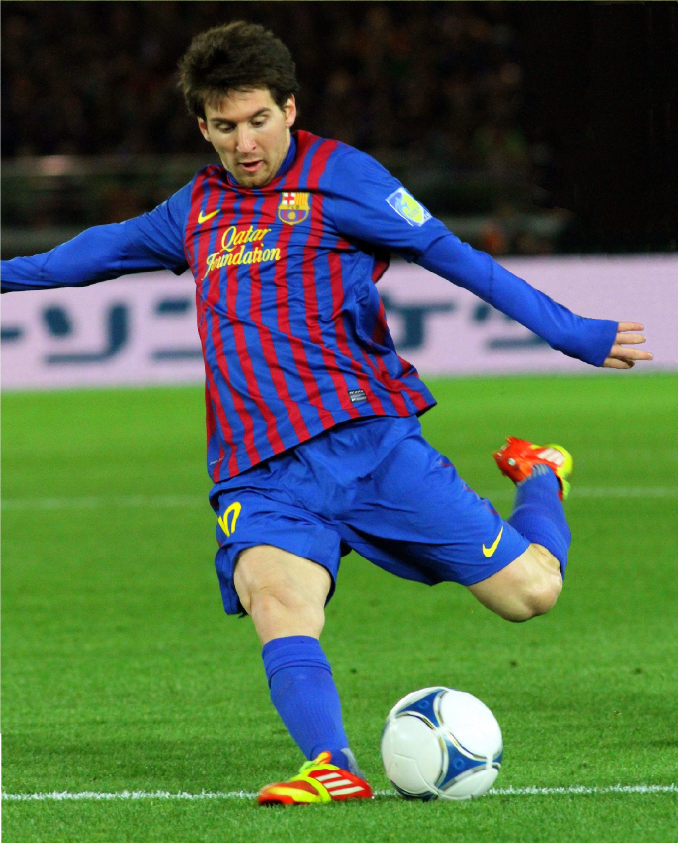
#> input picture opencv/images/messi1.jpg, 2032 x 2528 px (shown at 1/3 size); its folder holds only this picture in this run
$ python smooth_transition.py
#> lines starting #> are read from the running program, lines starting #| are printed output that depends on the picture
import cv2
import time
import numpy as np

default_shape = (600, 400)

img0 = np.zeros((400, 600, 3), np.uint8)

for x in range(1, 11):
    filename = "images/messi{}.jpg".format(x)
    img = cv2.imread(filename)
#> img is the input picture: shape (2528, 2032, 3); mean B, G, R 76.2, 101.8, 78.1
    img = cv2.resize(img, default_shape)
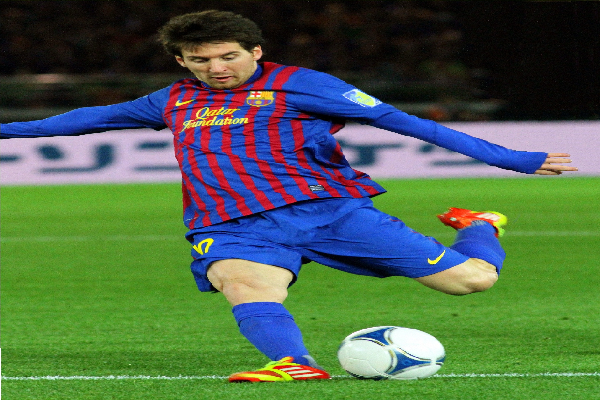
#> img: shape (400, 600, 3); mean B, G, R 75.9, 101.5, 77.8

    for a in range(1, 11):
        cv2.imshow('smooth', cv2.addWeighted(img, a/10, img0, 1-a/10, 0))
        time.sleep(0.01)
        cv2.waitKey(1)
#> this loop made 10 passes
#> pass 1, `cv2.imshow('smooth', cv2.addWeighted(img, a/10, img0, 1-a/10, 0))`:
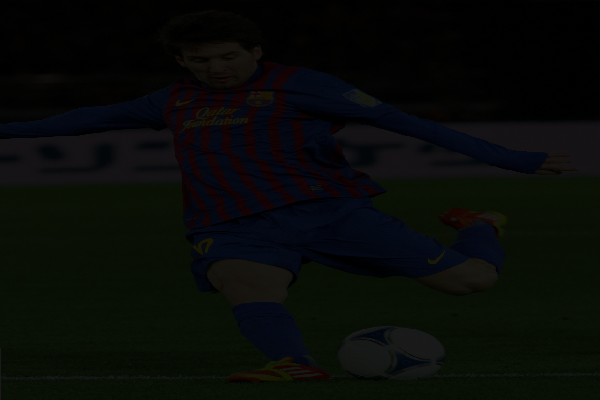
#> window 'smooth': shape (400, 600, 3); mean B, G, R 7.6, 10.1, 7.8
#> after the loop: img0: shape (400, 600, 3); every value is 0

    if cv2.waitKey(0) & 0xFF == ord('q'):
#> (key q is pressed here)
        break
    img0 = img

cv2.destroyAllWindows()
